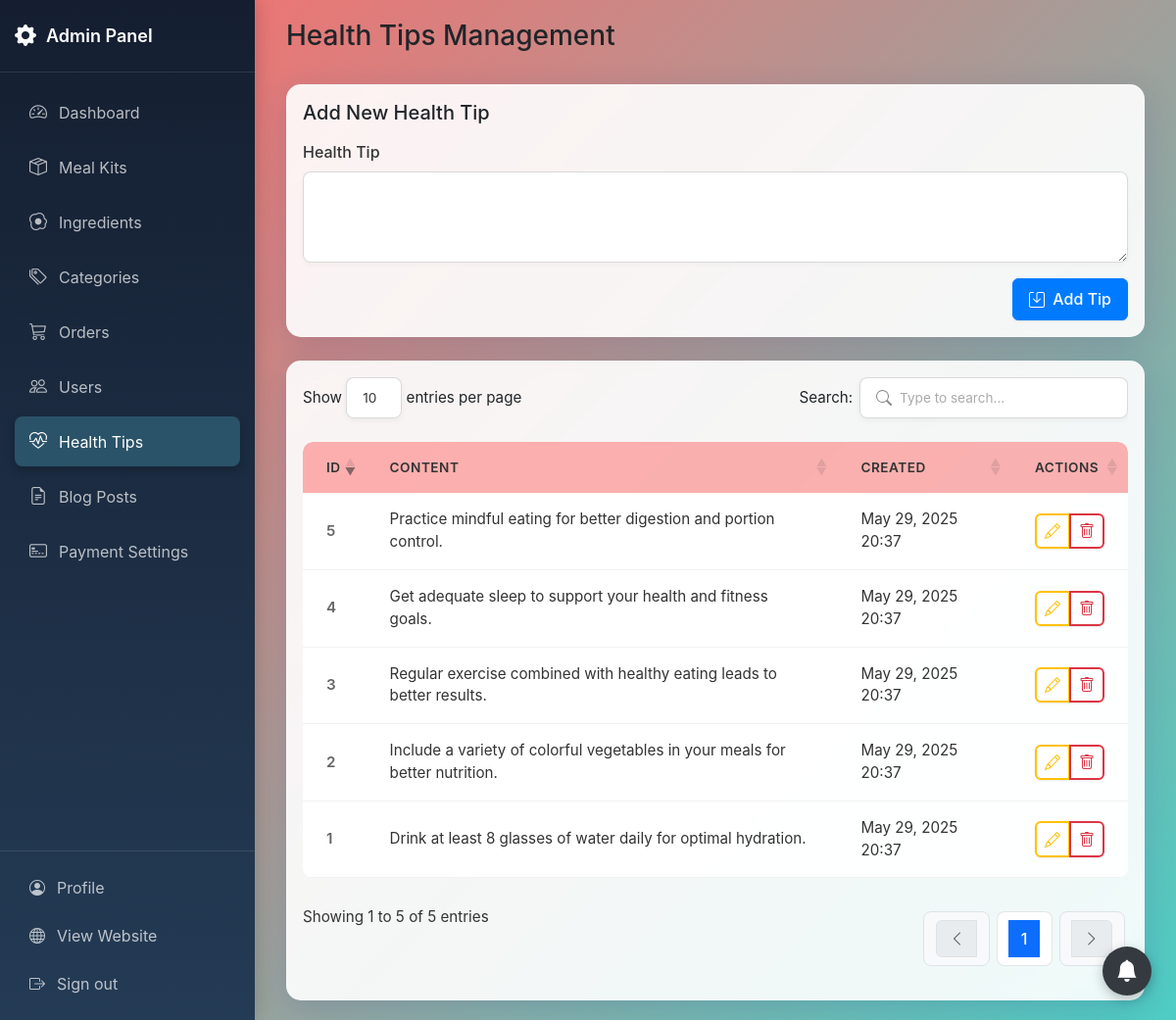
The app's page /admin/health-tips.php (signed in) with its own data.
### tables this page shows
CREATE TABLE health_tips (
    tip_id INT PRIMARY KEY AUTO_INCREMENT,
    content TEXT,
    created_at TIMESTAMP DEFAULT CURRENT_TIMESTAMP
);

### admin/health-tips.php (the view, shortened to what this page needs)
<?php
require_once '../includes/auth_check.php';
$edit_tip_id = isset($_GET['edit']) ? (int)$_GET['edit'] : null;
$edit_tip_content = '';
$health_tips = [];
$result = $mysqli->query("SELECT * FROM health_tips ORDER BY created_at DESC");
if ($result) {
    while ($row = $result->fetch_assoc()) {
        $health_tips[] = $row;
    }
}
?>
<!DOCTYPE html>
<html lang="en">
<head>
    <link href="https://cdn.jsdelivr.net/npm/bootstrap@5.3.0/dist/css/bootstrap.min.css" rel="stylesheet">
    <link rel="stylesheet" href="https://cdn.jsdelivr.net/npm/bootstrap-icons@1.11.3/font/bootstrap-icons.min.css">
    <link rel="stylesheet" href="https://cdn.datatables.net/1.13.7/css/dataTables.bootstrap5.min.css">
    <link rel="stylesheet" href="assets/css/admin.css">
</head>
<body>
    <div class="admin-container">
        <?php include 'includes/sidebar.php'; ?>
        <main class="main-content">
            <div class="container-fluid">
                <div class="row mb-4">
                    <div class="col-12 d-flex justify-content-between align-items-center">
                        <h3 class="page-title">Health Tips Management</h3>
                    </div>
                </div>
                <div class="card mb-4">
                    <div class="card-body">
                        <h5 class="card-title mb-3"><?php echo $edit_tip_id ? 'Edit Health Tip' : 'Add New Health Tip'; ?></h5>
                        <form method="POST" action="" class="needs-validation" novalidate>
                            <div class="mb-3">
                                <label for="content" class="form-label">Health Tip</label>
                                <textarea class="form-control" id="content" name="content" rows="3" required><?php echo $edit_tip_content; ?></textarea>
                            </div>
                            <div class="d-flex justify-content-end gap-2">
                                <button type="submit" class="btn btn-primary btn-ripple">
                                    <i class="bi bi-save"></i> <?php echo $edit_tip_id ? 'Save Changes' : 'Add Tip'; ?>
                                </button>
                            </div>
                        </form>
                    </div>
                </div>
                <div class="card">
                    <div class="card-body">
                        <div class="table-responsive">
                            <table class="table table-hover" id="healthTipsTable">
                                <thead>
                                    <tr>
                                        <th>ID</th>
                                        <th>Content</th>
                                        <th>Created</th>
                                        <th>Actions</th>
                                    </tr>
                                </thead>
                                <tbody>
                                    <?php foreach ($health_tips as $tip): ?>
                                    <tr>
                                        <td><?php echo $tip['tip_id']; ?></td>
                                        <td><?php echo htmlspecialchars($tip['content']); ?></td>
                                        <td><?php echo date('M d, Y H:i', strtotime($tip['created_at'])); ?></td>
                                        <td>
                                            <div class="btn-group">
                                                <a href="health-tips.php?edit=<?php echo $tip['tip_id']; ?>" class="btn btn-sm btn-outline-warning">
                                                <i class="bi bi-pencil"></i>
                                            </a>
                                                <button type="button" class="btn btn-sm btn-outline-danger" data-bs-toggle="modal" data-bs-target="#deleteConfirmModal" data-tip-id="<?php echo $tip['tip_id']; ?>">
                                                <i class="bi bi-trash"></i>
                                            </button>
                                            </div>
                                        </td>
                                    </tr>
                                    <?php endforeach; ?>
                                </tbody>
                            </table>
                        </div>
                    </div>
                </div>
            </div>
        </main>
    </div>
</body>
</html>

### admin/assets/css/admin.css (style rules this page uses)
body { min-height: 100vh; background: linear-gradient(135deg, #ff6b6b 0%, #4ecdc4 100%); overflow-x: hidden; margin: 0; padding: 0; font-family: -apple-system, BlinkMacSystemFont, "Segoe UI", Roboto, Oxygen-Sans, Ubuntu, Cantarell, "Helvetica Neue", sans-serif; }
.admin-container { display: flex; min-height: 100vh; position: relative; width: 100%; }
.main-content { flex: 1; margin-left: 260px; padding: 20px; overflow-y: auto; position: relative; min-height: 100vh; transition: all 0.3s ease; width: calc(100% - 260px); }
.card { background: rgba(255, 255, 255, 0.9); backdrop-filter: blur(10px); -webkit-backdrop-filter: blur(10px); border: 1px solid rgba(255, 255, 255, 0.18); box-shadow: 0 8px 32px 0 rgba(31, 38, 135, 0.15); border-radius: 15px; }
.table { --bs-table-bg: transparent; --bs-table-hover-bg: rgba(255, 255, 255, 0.1); margin: 0; }
.table > :not(caption) > * > * { background: transparent; border-bottom-color: rgba(255, 255, 255, 0.2); color: #333; padding: 1rem 1.5rem; }
.table > thead > tr > th { background: rgba(255, 107, 107, 0.5); font-weight: 600; text-transform: uppercase; font-size: 0.85rem; letter-spacing: 0.5px; border-bottom: none; }
.btn-outline-danger { color: #dc3545; border-color: #dc3545; }
.btn-outline-warning { color: #ffc107; border-color: #ffc107; }
.btn-primary { background-color: #007bff; border-color: #007bff; color: white; }
.btn-group .btn i { font-size: 1rem; }
.form-control, .form-select { background: rgba(255, 255, 255, 0.9); border: 1px solid rgba(255, 255, 255, 0.18); border-radius: 8px; padding: 0.5rem 1rem; backdrop-filter: blur(4px); -webkit-backdrop-filter: blur(4px); }
.form-label { color: #333; font-weight: 500; margin-bottom: 0.5rem; }
.btn { font-weight: 500; padding: 0.5rem 1rem; border-radius: 6px; transition: all 0.2s ease-in-out; box-shadow: 0 1px 2px rgba(0, 0, 0, 0.08); }
.btn-sm { padding: 0.25rem 0.5rem; font-size: 0.875rem; }
.btn-group { box-shadow: 0 1px 2px rgba(0, 0, 0, 0.08); border-radius: 6px; }
.btn-group .btn { box-shadow: none; }
.btn-outline-primary, .btn-outline-secondary, .btn-outline-success, .btn-outline-danger, .btn-outline-warning, .btn-outline-info { background-color: white; border-width: 2px; }
.btn i { display: inline-block; vertical-align: middle; margin-right: 0.25rem; }
.btn-sm i { margin-right: 0; }
.btn-ripple { position: relative; overflow: hidden; }
.btn-ripple:after { content: ""; background: rgba(255, 255, 255, 0.3); display: block; position: absolute; border-radius: 50%; width: 100px; height: 100px; margin-top: -50px; margin-left: -50px; opacity: 0; transition: all 0.5s; top: 50%; left: 50%; transform: scale(0); }
table.dataTable { border-collapse: separate !important; border-spacing: 0; margin: 0 0 1rem 0 !important; width: 100% !important; border-radius: 10px; overflow: hidden; }
table.dataTable thead th { background: rgba(255, 107, 107, 0.5); font-weight: 600; text-transform: uppercase; font-size: 0.85rem; letter-spacing: 0.5px; border-bottom: none; padding: 1rem 1.5rem; vertical-align: middle; color: #333; white-space: nowrap; border-top: none; }
table.dataTable thead th:first-child { border-top-left-radius: 10px; }
table.dataTable thead th:last-child { border-top-right-radius: 10px; }
table.dataTable tbody tr { background-color: rgba(255, 255, 255, 0.95); transition: background-color 0.2s ease; }
table.dataTable tbody td { padding: 1rem 1.5rem; vertical-align: middle; border-bottom: 1px solid rgba(0, 0, 0, 0.05); }
table.dataTable td:first-child { font-weight: 600; color: #666; }
.form-control, .form-select, .input-group-text, .dataTables_wrapper .dataTables_length select, .dataTables_wrapper .dataTables_filter input, input[type="text"], input[type="email"], input[type="password"], input[type="number"], input[type="date"], input[type="time"], input[type="search"], textarea, select { background: rgba(255, 255, 255, 0.95); border: 1px solid rgba(0, 0, 0, 0.15) !important; border-radius: 8px; padding: 0.6rem 1rem; color: #333; box-shadow: 0 2px 5px rgba(0, 0, 0, 0.03); transition: all 0.2s ease-in-out; }
::placeholder { color: #aaa !important; opacity: 1; }

### records on screen
health_tips: tip_id "1", content "Drink at least 8 glasses of water daily for optimal hydration.", created_at "May 29, 2025 20:37"
health_tips: tip_id "2", content "Include a variety of colorful vegetables in your meals for better nutrition.", created_at "May 29, 2025 20:37"
health_tips: tip_id "3", content "Regular exercise combined with healthy eating leads to better results.", created_at "May 29, 2025 20:37"
health_tips: tip_id "4", content "Get adequate sleep to support your health and fitness goals.", created_at "May 29, 2025 20:37"
health_tips: tip_id "5", content "Practice mindful eating for better digestion and portion control.", created_at "May 29, 2025 20:37"
